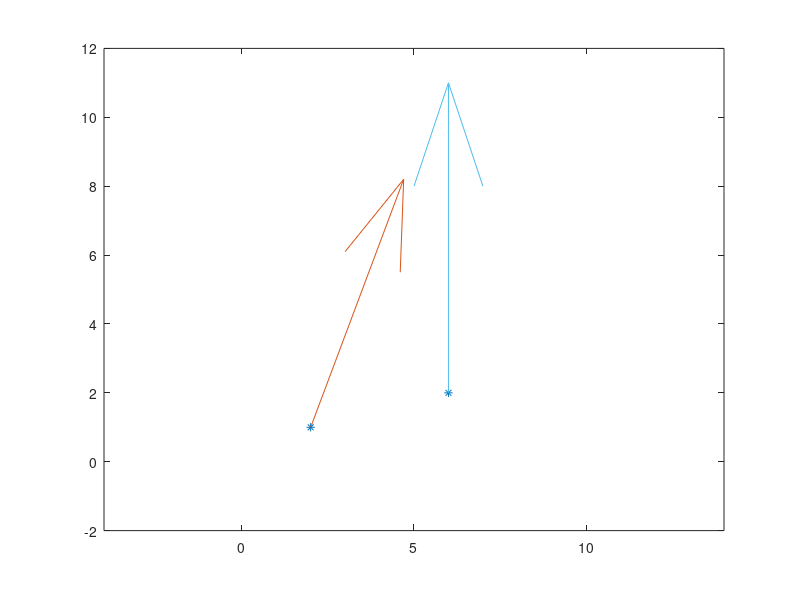

The MATLAB script that drew this image: (Note: this script raises an error after producing the figure.)
clear
px = [ 2 6 ]; py = [ 1 2 ];
plot(px, py, '*');
axis([-4 14 -2 12])
axis equal; hold on;
vx = [ 3 0 ]; vy = [ 8 10 ];
quiver(px(1), py(1), vx(1), vy(1));
quiver(px(2), py(2), vx(2), vy(2));
syms t a3 a2 a1 a0 b3 b2 b1 b0
x(t) = a3 * t^3 + a2 * t^2 + a1 * t + a0;
xd(t) = diff(x, t);
t1 = 1; t2 = 2;
e = [ x(t1) == px(1), x(t2) == px(2), ...
     xd(t1) == vx(1), xd(t2) == vx(2)];
m = solve(e, [a3 a2 a1 a0]);
cx(t) = subs(x, [a3 a2 a1 a0], [m.a3 m.a2 m.a1 m.a0]);
y(t) = b3 * t^3 + b2 * t^2 + b1 * t + b0;
yd(t) = diff(y, t);
e = [ y(t1) == py(1), y(t2) == py(2), ...
     yd(t1) == vy(1), yd(t2) == vy(2)];
m = solve(e, [b3 b2 b1 b0]);
cy(t) = subs(y, [b3 b2 b1 b0], [m.b3 m.b2 m.b1 m.b0]);
fplot(cx, cy, [t1 t2])
%%%%%%%%%%%%%%%%%%%%%%%%%%%%%%%%%%%%%%%%%%%
rx = [ px(2) 10 ];
ry = [ py(2) -1 ];
plot(rx, ry, '*m')
ux = [ vx(2)  0 ];
uy = [ vy(2)  -7];
quiver(rx(1), ry(1), ux(1), uy(1));
quiver(rx(2), ry(2), ux(2), uy(2));
t3 = -1; t4 = 1;

e = [ x(t3) == rx(1), x(t4)  == rx(2), ...
     xd(t3) == ux(1), xd(t4) == ux(2)];
m = solve(e, [a3 a2 a1 a0]);
dx(t) = subs(x, [a3 a2 a1 a0], [m.a3 m.a2 m.a1 m.a0]);
e = [ y(t3) == ry(1), y(t4) == ry(2), ...
     yd(t3) == uy(1), yd(t4) == uy(2)];
m = solve(e, [b3 b2 b1 b0]);
dy(t) = subs(y, [b3 b2 b1 b0], [m.b3 m.b2 m.b1 m.b0]);
fplot(dx,dy,[t3 t4], 'r')